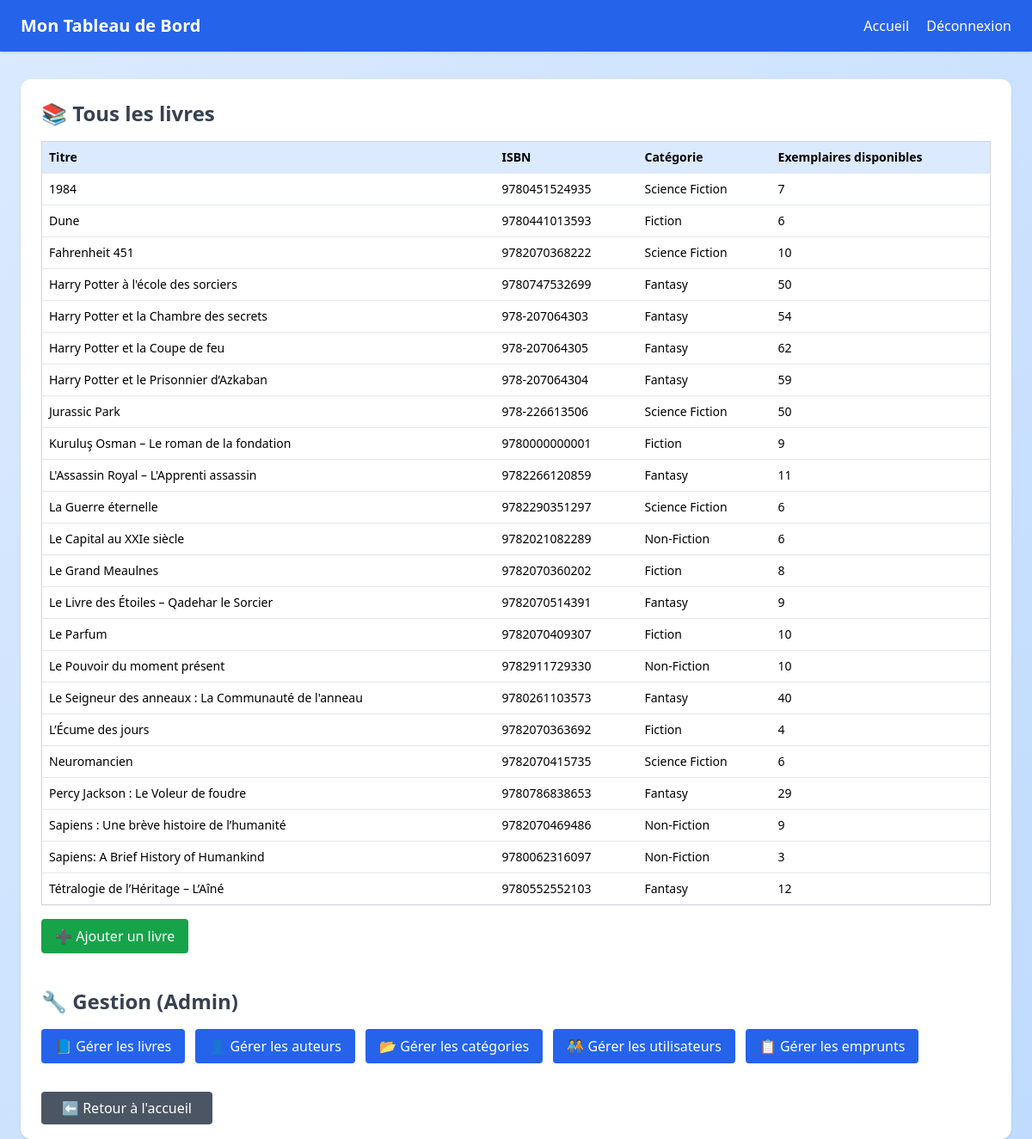
/dashboard.php (signed in), run on the app's committed database.
### tables this page shows
CREATE TABLE IF NOT EXISTS `livres` (
  `id` int NOT NULL AUTO_INCREMENT,
  `titre` varchar(255) NOT NULL,
  `isbn` varchar(13) NOT NULL,
  `annee_publication` year NOT NULL,
  `resume` text,
  `nombre_exemplaires_total` int NOT NULL,
  `nombre_exemplaires_disponibles` int NOT NULL,
  `auteur_id` int DEFAULT NULL,
  `categorie_id` int DEFAULT NULL,
  `utilisateur_id` int DEFAULT NULL,
  `nombre_exemplaires` int NOT NULL DEFAULT '0',
  `description` text,
  PRIMARY KEY (`id`),
  UNIQUE KEY `isbn` (`isbn`),
  KEY `fk_auteur` (`auteur_id`),
  KEY `fk_categorie` (`categorie_id`),
  KEY `fk_utilisateur` (`utilisateur_id`)
);

CREATE TABLE IF NOT EXISTS `categories` (
  `id` int NOT NULL AUTO_INCREMENT,
  `nom_categorie` varchar(100) DEFAULT NULL,
  PRIMARY KEY (`id`),
  UNIQUE KEY `nom_categorie` (`nom_categorie`)
);

### dashboard.php (the view, shortened to what this page needs)
<?php
require_once 'includes/config.php';
$user_role = $_SESSION['role'];
try {
    $livres = [];
    if ($user_role === 'admin') {
        $stmt_livres = $pdo->query("
            SELECT l.titre, l.isbn, l.nombre_exemplaires_disponibles, c.nom_categorie
            FROM livres l
            LEFT JOIN categories c ON l.categorie_id = c.id
            ORDER BY l.titre
        ");
        $livres = $stmt_livres->fetchAll();
    }
} catch (PDOException $e) {
    die("Erreur : " . $e->getMessage());
}
?>
<!DOCTYPE html>
<html lang="fr">
<head>
    <script src="https://cdn.tailwindcss.com"></script>
</head>
<body class="bg-gradient-to-br from-blue-100 to-blue-200 min-h-screen">
<header class="bg-blue-600 text-white px-6 py-4 flex justify-between items-center shadow">
    <h1 class="text-xl font-semibold">Mon Tableau de Bord</h1>
    <nav class="space-x-4">
        <a href="index.php" class="hover:underline font-medium">Accueil</a>
        <a href="logout.php" class="hover:underline font-medium">Déconnexion</a>
    </nav>
</header>
<main class="max-w-6xl mx-auto mt-8 p-6 bg-white rounded-xl shadow">
    <?php if ($user_role === 'admin'): ?>
        <div>
            <h2 class="text-2xl font-bold text-gray-700 mb-4">📚 Tous les livres</h2>
            <?php if (empty($livres)): ?>
                <p class="text-gray-600">Aucun livre enregistré.</p>
            <?php else: ?>
               <table class="w-full text-left border border-gray-300 text-sm shadow-sm">
                    <thead class="bg-blue-100">
                        <tr>
                            <th class="p-2">Titre</th>
                            <th class="p-2">ISBN</th>
                            <th class="p-2">Catégorie</th>
                            <th class="p-2">Exemplaires disponibles</th>
                        </tr>
                    </thead>
                    <tbody>
                        <?php foreach ($livres as $livre): ?>
                            <tr class="border-t">
                                <td class="p-2"><?= htmlspecialchars($livre['titre']) ?></td>
                                <td class="p-2"><?= htmlspecialchars($livre['isbn']) ?></td>
                                <td class="p-2"><?= htmlspecialchars($livre['nom_categorie'] ?? 'N/A') ?></td>
                                <td class="p-2"><?= $livre['nombre_exemplaires_disponibles'] ?></td>
                            </tr>
                        <?php endforeach; ?>
                    </tbody>
                </table>
                <a href="books/add.php" class="inline-block mt-4 bg-green-600 text-white px-4 py-2 rounded hover:bg-green-700 transition">
                    ➕ Ajouter un livre
                </a>
            <?php endif; ?>
        </div>
        <div class="mt-10">
            <h2 class="text-2xl font-bold text-gray-700 mb-4">🔧 Gestion (Admin)</h2>
            <div class="flex flex-wrap gap-3">
                <a href="gerer_livres.php" class="bg-blue-600 text-white px-4 py-2 rounded hover:bg-blue-700">📘 Gérer les livres</a>
                <a href="gerer_auteurs.php" class="bg-blue-600 text-white px-4 py-2 rounded hover:bg-blue-700">👤 Gérer les auteurs</a>
                <a href="gerer_categories.php" class="bg-blue-600 text-white px-4 py-2 rounded hover:bg-blue-700">📂 Gérer les catégories</a>
                <a href="gerer_utilisateurs.php" class="bg-blue-600 text-white px-4 py-2 rounded hover:bg-blue-700">🧑‍🤝‍🧑 Gérer les utilisateurs</a>
                <a href="borrows/manage.php" class="bg-blue-600 text-white px-4 py-2 rounded hover:bg-blue-700">📋 Gérer les emprunts</a>
            </div>
        </div>
    <?php endif; ?>
    <div class="mt-10">
        <a href="index.php" class="bg-gray-600 text-white px-6 py-2 rounded hover:bg-gray-700 transition">
            ⬅️ Retour à l'accueil
        </a>
    </div>
</main>
</body>
</html>

### data on the page
livres: titre "1984", isbn "9780451524935", categorie.nom_categorie "Science Fiction", nombre_exemplaires_disponibles "7"
livres: titre "Dune", isbn "9780441013593", categorie.nom_categorie "Fiction", nombre_exemplaires_disponibles "6"
livres: titre "Fahrenheit 451", isbn "9782070368222", categorie.nom_categorie "Science Fiction", nombre_exemplaires_disponibles "10"
livres: titre "Harry Potter à l'école des sorciers", isbn "9780747532699", categorie.nom_categorie "Fantasy", nombre_exemplaires_disponibles "50"
livres: titre "Harry Potter et la Chambre des secrets", isbn "978-207064303", categorie.nom_categorie "Fantasy", nombre_exemplaires_disponibles "54"
livres: titre "Harry Potter et la Coupe de feu", isbn "978-207064305", categorie.nom_categorie "Fantasy", nombre_exemplaires_disponibles "62"
livres: titre "Harry Potter et le Prisonnier d’Azkaban", isbn "978-207064304", categorie.nom_categorie "Fantasy", nombre_exemplaires_disponibles "59"
livres: titre "Jurassic Park", isbn "978-226613506", categorie.nom_categorie "Science Fiction", nombre_exemplaires_disponibles "50"
livres: titre "Kuruluş Osman – Le roman de la fondation", isbn "9780000000001", categorie.nom_categorie "Fiction", nombre_exemplaires_disponibles "9"
livres: titre "L'Assassin Royal – L'Apprenti assassin", isbn "9782266120859", categorie.nom_categorie "Fantasy", nombre_exemplaires_disponibles "11"
livres: titre "La Guerre éternelle", isbn "9782290351297", categorie.nom_categorie "Science Fiction", nombre_exemplaires_disponibles "6"
livres: titre "Le Capital au XXIe siècle", isbn "9782021082289", categorie.nom_categorie "Non-Fiction", nombre_exemplaires_disponibles "6"
livres: titre "Le Grand Meaulnes", isbn "9782070360202", categorie.nom_categorie "Fiction", nombre_exemplaires_disponibles "8"
livres: titre "Le Livre des Étoiles – Qadehar le Sorcier", isbn "9782070514391", categorie.nom_categorie "Fantasy", nombre_exemplaires_disponibles "9"
livres: titre "Le Parfum", isbn "9782070409307", categorie.nom_categorie "Fiction", nombre_exemplaires_disponibles "10"
livres: titre "Le Pouvoir du moment présent", isbn "9782911729330", categorie.nom_categorie "Non-Fiction", nombre_exemplaires_disponibles "10"
livres: titre "Le Seigneur des anneaux : La Communauté de l'anneau", isbn "9780261103573", categorie.nom_categorie "Fantasy", nombre_exemplaires_disponibles "40"
livres: titre "L’Écume des jours", isbn "9782070363692", categorie.nom_categorie "Fiction", nombre_exemplaires_disponibles "4"
livres: titre "Neuromancien", isbn "9782070415735", categorie.nom_categorie "Science Fiction", nombre_exemplaires_disponibles "6"
livres: titre "Percy Jackson : Le Voleur de foudre", isbn "9780786838653", categorie.nom_categorie "Fantasy", nombre_exemplaires_disponibles "29"
livres: titre "Sapiens : Une brève histoire de l’humanité", isbn "9782070469486", categorie.nom_categorie "Non-Fiction", nombre_exemplaires_disponibles "9"
livres: titre "Sapiens: A Brief History of Humankind", isbn "9780062316097", categorie.nom_categorie "Non-Fiction", nombre_exemplaires_disponibles "3"
livres: titre "Tétralogie de l’Héritage – L’Aîné", isbn "9780552552103", categorie.nom_categorie "Fantasy", nombre_exemplaires_disponibles "12"
